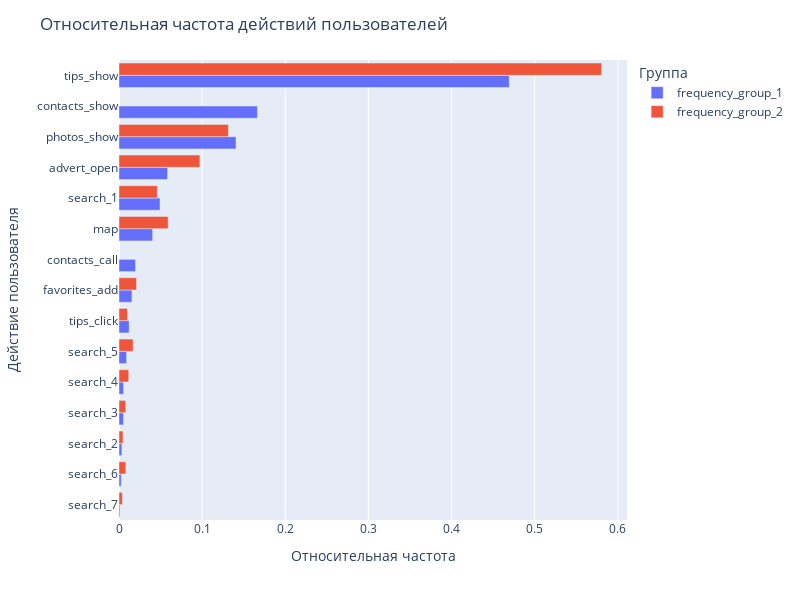

Notebook cell for this chart:
### Markdown cell above
Выведем на график относительную частоту действий

### Code cell
results = results.sort_values(by='frequency_group_1')

fig = px.bar(results, y='event_name', x=results.columns, orientation='h', barmode='group') 
# добавим подписи на диаграмму
fig.update_layout(
    title="Относительная частота действий пользователей",
    xaxis_title="Относительная частота",
    yaxis_title="Действие пользователя",
    legend_title='Группа',
    width=800,
    height=600
)
fig.show()

### Figure 1 — Plotly figure (JSON) as saved in the notebook; plotly's stock layout.template omitted (floating-point values rounded to 4 significant figures)
{"data": [{"alignmentgroup": "True", "hovertemplate": "variable=frequency_group_1<br>value=%{x}<br>event_name=%{y}<extra></extra>", "legendgroup": "frequency_group_1", "marker": {"color": "#636efa", "pattern": {"shape": ""}}, "name": "frequency_group_1", "offsetgroup": "frequency_group_1", "orientation": "h", "showlegend": true, "textposition": "auto", "type": "bar", "x": [0.00114, 0.002721, 0.00353, 0.005295, 0.005479, 0.009155, 0.01224, 0.01559, 0.01989, 0.04048, 0.04931, 0.05843, 0.1408, 0.1665, 0.4695], "xaxis": "x", "y": ["search_7", "search_6", "search_2", "search_3", "search_4", "search_5", "tips_click", "favorites_add", "contacts_call", "map", "search_1", "advert_open", "photos_show", "contacts_show", "tips_show"], "yaxis": "y"}, {"alignmentgroup": "True", "hovertemplate": "variable=frequency_group_2<br>value=%{x}<br>event_name=%{y}<extra></extra>", "legendgroup": "frequency_group_2", "marker": {"color": "#EF553B", "pattern": {"shape": ""}}, "name": "frequency_group_2", "offsetgroup": "frequency_group_2", "orientation": "h", "showlegend": true, "textposition": "auto", "type": "bar", "x": [0.004064, 0.008213, 0.004851, 0.008043, 0.01174, 0.01702, 0.01023, 0.02113, null, 0.05915, 0.04606, 0.09734, 0.1316, null, 0.5806], "xaxis": "x", "y": ["search_7", "search_6", "search_2", "search_3", "search_4", "search_5", "tips_click", "favorites_add", "contacts_call", "map", "search_1", "advert_open", "photos_show", "contacts_show", "tips_show"], "yaxis": "y"}], "layout": {"barmode": "group", "height": 600, "legend": {"title": {"text": "Группа"}, "tracegroupgap": 0}, "margin": {"t": 60}, "title": {"text": "Относительная частота действий пользователей"}, "width": 800, "xaxis": {"anchor": "y", "domain": [0, 1], "title": {"text": "Относительная частота"}}, "yaxis": {"anchor": "x", "domain": [0, 1], "title": {"text": "Действие пользователя"}}}}
